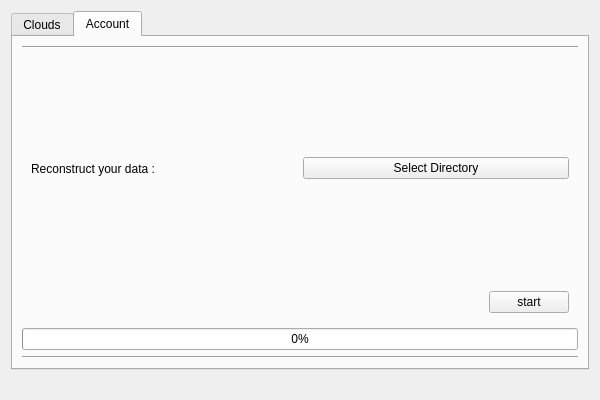
<?xml version="1.0" encoding="UTF-8"?>
<ui version="4.0">
 <class>MainWindow</class>
 <widget class="QDialog" name="MainWindow">
  <property name="geometry">
   <rect>
    <x>0</x>
    <y>0</y>
    <width>600</width>
    <height>400</height>
   </rect>
  </property>
  <property name="maximumSize">
   <size>
    <width>600</width>
    <height>400</height>
   </size>
  </property>
  <property name="windowTitle">
   <string>Dialog</string>
  </property>
  <layout class="QVBoxLayout" name="verticalLayout">
   <item>
    <widget class="QTabWidget" name="tabWidget">
     <property name="currentIndex">
      <number>1</number>
     </property>
     <widget class="QWidget" name="clouds_tab">
      <attribute name="title">
       <string>Clouds</string>
      </attribute>
      <layout class="QVBoxLayout" name="verticalLayout_2">
       <item>
        <widget class="QLabel" name="label">
         <property name="text">
          <string>Please connect to your clouds :</string>
         </property>
        </widget>
       </item>
       <item>
        <widget class="QListWidget" name="listWidget"/>
       </item>
       <item>
        <widget class="QPushButton" name="launch_btn">
         <property name="enabled">
          <bool>false</bool>
         </property>
         <property name="text">
          <string>Launch Demerio</string>
         </property>
        </widget>
       </item>
      </layout>
     </widget>
     <widget class="QWidget" name="account_tab">
      <attribute name="title">
       <string>Account</string>
      </attribute>
      <layout class="QVBoxLayout" name="verticalLayout_3" stretch="10,0,1,0,0,0">
       <item>
        <widget class="Line" name="line">
         <property name="orientation">
          <enum>Qt::Horizontal</enum>
         </property>
        </widget>
       </item>
       <item>
        <widget class="QWidget" name="widget_3" native="true"/>
       </item>
       <item>
        <widget class="QWidget" name="widget_2" native="true">
         <layout class="QHBoxLayout" name="horizontalLayout">
          <item>
           <widget class="QLabel" name="label_2">
            <property name="text">
             <string>Reconstruct your data :</string>
            </property>
           </widget>
          </item>
          <item>
           <widget class="QPushButton" name="output_btn">
            <property name="text">
             <string>Select Directory</string>
            </property>
           </widget>
          </item>
         </layout>
        </widget>
       </item>
       <item>
        <widget class="QWidget" name="widget" native="true">
         <layout class="QHBoxLayout" name="horizontalLayout_3" stretch="11,1">
          <item>
           <widget class="QLabel" name="start_label">
            <property name="text">
             <string/>
            </property>
           </widget>
          </item>
          <item>
           <widget class="QPushButton" name="start_btn">
            <property name="enabled">
             <bool>true</bool>
            </property>
            <property name="text">
             <string>start</string>
            </property>
            <property name="autoDefault">
             <bool>true</bool>
            </property>
            <property name="default">
             <bool>false</bool>
            </property>
            <property name="flat">
             <bool>false</bool>
            </property>
           </widget>
          </item>
         </layout>
        </widget>
       </item>
       <item>
        <widget class="QProgressBar" name="progress_bar">
         <property name="value">
          <number>0</number>
         </property>
        </widget>
       </item>
       <item>
        <widget class="Line" name="line_2">
         <property name="orientation">
          <enum>Qt::Horizontal</enum>
         </property>
        </widget>
       </item>
      </layout>
     </widget>
    </widget>
   </item>
   <item>
    <widget class="QLabel" name="label_version">
     <property name="font">
      <font>
       <pointsize>8</pointsize>
      </font>
     </property>
     <property name="text">
      <string/>
     </property>
     <property name="alignment">
      <set>Qt::AlignCenter</set>
     </property>
    </widget>
   </item>
  </layout>
 </widget>
 <resources/>
 <connections/>
</ui>
